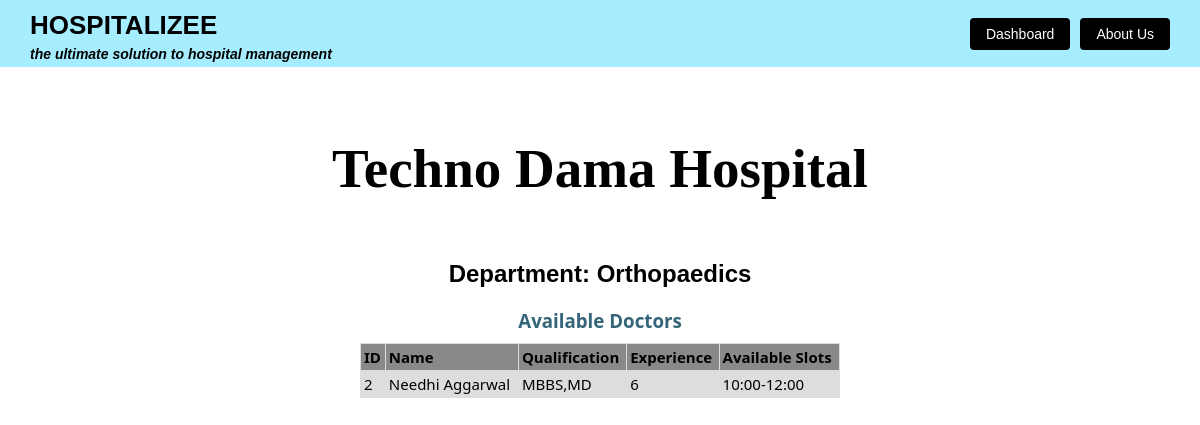
Screenshot of /hospital/view-department?h_id=1&dept=Orthopaedics (signed in) with the database file from the repository.
### app.py (models this page shows)
class Hospital(db.Model):
    id = db.Column(db.Integer, primary_key=True)
    gid = db.Column(db.String(100), unique=True, nullable=False)
    email = db.Column(db.String(100), unique=True, nullable=False)
    password = db.Column(db.String(200), nullable=False)
    name = db.Column(db.String(100), nullable=False)
    address = db.Column(db.String(200), nullable=False)
    telephone = db.Column(db.String(15), nullable=False)
    pincode = db.Column(db.Integer, nullable=False)
    lat = db.Column(db.Float, nullable=True)
    lon = db.Column(db.Float, nullable=True)
    emergency_capacity = db.Column(db.Integer, nullable=False)
    depts = db.Column(JSON, nullable=True)
    cur_emergency_availability = db.Column(db.Integer, nullable=False)
    cur_emergency_doctors = db.Column(JSON, nullable = True)

class Departments(db.Model):
    id = db.Column(db.Integer, primary_key=True)
    name = db.Column(db.String(100), nullable=False, unique=True)

class Doctor(db.Model):
    id = db.Column(db.Integer, primary_key=True)
    name = db.Column(db.String(200), nullable=False)
    department_id = db.Column(db.Integer, db.ForeignKey('departments.id'), nullable=False)
    qualification = db.Column(db.String(200), nullable=False)
    experience = db.Column(db.Integer, nullable=False)
    hospital_id = db.Column(db.Integer, db.ForeignKey('hospital.id'), nullable=False)
    slots = db.Column(JSON, nullable=False, default=list)

### app.py (the view)
@app.route('/hospital/view-department')
def view_departments():
    hosp_id = request.args.get('h_id')
    dept = request.args.get('dept')
    dept_id = (Departments.query.filter(Departments.name==dept).first()).id
    docs = Doctor.query.filter(Doctor.department_id == dept_id, Doctor.hospital_id == hosp_id)
    hospital = Hospital.query.filter_by(id=hosp_id).first()
    return render_template('hospital_dashboard_view_departments.html', docs=docs, dept=dept, hospital=hospital)

### templates/hospital_dashboard_view_departments.html (shortened to what this page needs)
<!DOCTYPE html>
<html lang="en">
<head>
</head>
<body>
    <div class="top-border">
        <div>
            <h1>HOSPITALIZEE</h1>
            <h4>the ultimate solution to hospital management</h4>
        </div>
        <div class="btn-group">
            <a href="/hospital/dashboard?user_id={{ hospital.id }}" class="btn btn-all">Dashboard</a>
            <a href="/about" class="btn btn-all">About Us</a>
        </div>
    </div>
    <div class="login">
        <div class="login-card">
            <div style="margin-top:70px; margin-bottom:60px; color: Black; text-align:center; ">
                <h1 style="font-size:55px; font-family: Times New Roman, serif;">{{ hospital.name }}</h1>
            </div>
            <div style="text-align:center; ">
                <h2>Department: {{ dept }}</h2>
            </div>
            <div id="content" style="padding: 0px 25px; text-align: center">
                <h3 class="headings" style="margin-bottom: 10px; color:#346578; font-family: system-ui;" >Available Doctors</h3>
            </div>
            <div id="table" style="display:flex; justify-content:center;">
                <table class="table" style="width: 40%;">
                    <tr style="font-family: system-ui;">
                        <th scope="col">ID</th>
                        <th scope="col">Name</th>
                        <th scope="col">Qualification</th>
                        <th scope="col">Experience</th>
                        <th scope="col">Available Slots</th>
                    </tr>
                    {% for doc in docs %}
                        <tr>
                            <td scope="col">{{ doc.id }}</td>
                            <td scope="col">{{ doc.name }}</td>
                            <td scope="col">{{ doc.qualification }}</td>
                            <td scope="col">{{ doc.experience }}</td>
                            <td scope="col">{{ doc.slots | join(', ') }}</td>
                        </tr>
                    {% endfor %}
                </table>
            </div>
        </div>
    </div>
</body>
</html>

### templates/hospital_dashboard_view_departments.html (style rules this page uses)
body { margin: 0; font-family: Arial, sans-serif; }
.top-border { border-top: 0px solid #077cf0; background-color: #a5edff; padding: 5px 30px; display: flex; align-items: center; justify-content: space-between; }
.top-border h1 { margin: 5px 0; font-size: 26px; font-weight: bold; color: #000000; }
.top-border h4 { margin: 0; font-size: 14px; font-style: italic; color: #000000; }
.btn-group { display: flex; gap: 10px; }
.btn { padding: 8px 16px; text-decoration: none; border: none; background-color: #2c3e50; color: white; font-size: 14px; cursor: pointer; border-radius: 4px; }
.btn-all { background-color: black; }
table { font-family: system-ui; border-collapse: collapse; width: 40%; font-size: 15px; }
td, th { border: 1px solid #dddddd; text-align: left; padding: 3px; }
th { background-color: #8a8989ff; }
tr { background-color: #dddddd; }

### rows the page displays
Hospital: name "Techno Dama Hospital"
Departments: name "Orthopaedics"
Doctor: id "2", name "Needhi Aggarwal", qualification "MBBS,MD", experience "6", slots "10:00-12:00"
